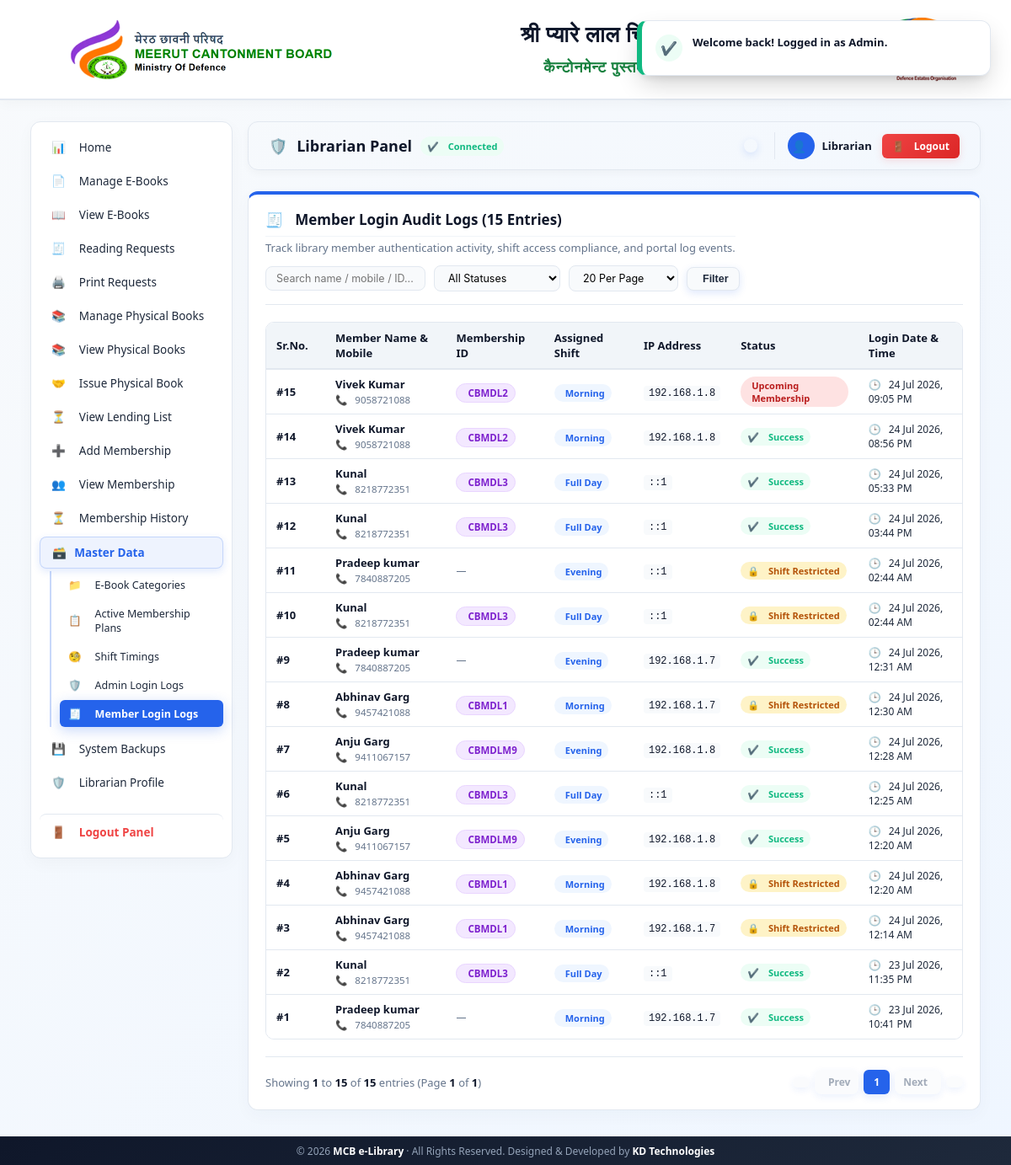
Page /?action=admin&tab=member_login_logs (signed in) on the committed database.
### tables this page shows
CREATE TABLE IF NOT EXISTS `member_login_logs` (
  `id` int(11) NOT NULL AUTO_INCREMENT PRIMARY KEY,
  `member_id` int(11) DEFAULT NULL,
  `mobile` varchar(20) NOT NULL,
  `member_name` varchar(100) DEFAULT NULL,
  `shift` varchar(50) DEFAULT NULL,
  `ip_address` varchar(45) NOT NULL,
  `user_agent` varchar(255) DEFAULT NULL,
  `status` varchar(50) NOT NULL DEFAULT 'Success',
  `login_at` timestamp NULL DEFAULT current_timestamp()
);

CREATE TABLE `members` (
  `id` int(11) NOT NULL,
  `membership_id` varchar(30) NOT NULL,
  `name` varchar(150) NOT NULL,
  `gender` enum('Male','Female','Other') DEFAULT 'Male',
  `guardian_name` varchar(150) NOT NULL,
  `mobile` varchar(20) NOT NULL,
  `password` varchar(255) NOT NULL,
  `email` varchar(150) DEFAULT NULL,
  `address` text NOT NULL,
  `aadhar_no` varchar(30) NOT NULL,
  `duration` enum('Yearly','Half Yearly','Quarterly','Monthly','Daily') NOT NULL,
  `shift` varchar(50) DEFAULT 'Both',
  `start_date` date NOT NULL,
  `end_date` date NOT NULL,
  `membership_fee` varchar(50) NOT NULL,
  `payment_id` varchar(150) NOT NULL,
  `created_at` timestamp NULL DEFAULT current_timestamp(),
  `is_active` tinyint(1) DEFAULT 1,
  `membership_plan_id` int(11) DEFAULT NULL,
  `approved` tinyint(1) DEFAULT 1
);

### config.php (called while the page is built, shortened)
<?php
function e($v){ return htmlspecialchars((string)$v, ENT_QUOTES, 'UTF-8'); }
?>

### app/views/admin/member_login_logs.php (the view, shortened to what this page needs)
<?php
$statusFilter = $_GET['status'] ?? 'all';
$searchQuery = trim($_GET['search'] ?? '');
$page = max(1, (int)($_GET['page'] ?? 1));
$limit = max(5, min(100, (int)($_GET['limit'] ?? 20)));
$where = [];
$whereSql = !empty($where) ? "WHERE " . implode(' AND ', $where) : "";
$countRes = $db->query("SELECT COUNT(*) c FROM member_login_logs lg LEFT JOIN members m ON m.id = lg.member_id $whereSql");
$totalLogs = (int)($countRes ? ($countRes->fetch_assoc()['c'] ?? 0) : 0);
$totalPages = max(1, (int)ceil($totalLogs / $limit));
$offset = ($page - 1) * $limit;
$logsQuery = $db->query("SELECT lg.*, m.membership_id FROM member_login_logs lg LEFT JOIN members m ON m.id = lg.member_id $whereSql ORDER BY lg.id DESC LIMIT $limit OFFSET $offset");
?>
<div class="card" style="border-top: 4px solid var(--primary);">
    <div style="display:flex; align-items:center; justify-content:space-between; flex-wrap:wrap; gap:12px; margin-bottom:20px; border-bottom:1px solid var(--border-color); padding-bottom:15px;">
        <div>
            <h3 style="margin:0; color:var(--navy-dark); display:flex; align-items:center; gap:8px;">
                <i class="fa-solid fa-users-rectangle" style="color:var(--primary);"></i> Member Login Audit Logs (<?= $totalLogs ?> Entries)
            </h3>
            <p style="font-size:13px; color:var(--text-muted); margin:4px 0 0 0;">
                Track library member authentication activity, shift access compliance, and portal log events.
            </p>
        </div>
        <form method="get" action="" style="display:flex; gap:10px; align-items:center; margin:0; flex-wrap:wrap;">
            <input type="text" name="search" value="<?= e($searchQuery) ?>" placeholder="Search name / mobile / ID..." style="margin:0; padding:6px 12px; font-size:12.5px; width:190px;">
            <select name="status" onchange="this.form.submit()" style="margin:0; padding:6px 12px; font-size:12.5px; width:150px;">
                <option value="all" <?= $statusFilter === 'all' ? 'selected' : '' ?>>All Statuses</option>
            </select>
            <select name="limit" onchange="this.form.submit()" style="margin:0; padding:6px 12px; font-size:12.5px; width:130px;" title="Entries Per Page">
                <option value="20" <?= $limit == 20 ? 'selected' : '' ?>>20 Per Page</option>
            </select>
            <button type="submit" class="btn btn-secondary" style="padding:6px 12px; font-size:12.5px; background:var(--bg-slate); border:1px solid var(--border-color); color:var(--text-dark);">
                <i class="fa-solid fa-filter"></i> Filter
            </button>
        </form>
    </div>
    <div class="table-responsive">
        <table>
            <thead>
                <tr>
                    <th style="width:70px;">Sr.No.</th>
                    <th>Member Name & Mobile</th>
                    <th>Membership ID</th>
                    <th>Assigned Shift</th>
                    <th>IP Address</th>
                    <th>Status</th>
                    <th>Login Date & Time</th>
                </tr>
            </thead>
            <tbody>
                <?php if ($logsQuery && $logsQuery->num_rows > 0): ?>
                    <?php while ($log = $logsQuery->fetch_assoc()): ?>
                        <tr>
                            <td><strong>#<?= $log['id'] ?></strong></td>
                            <td>
                                <strong style="color:var(--navy-dark); display:block; font-size:13px;"><?= e($log['member_name'] ?: 'Unknown User') ?></strong>
                                <span style="font-size:11.5px; color:var(--text-muted);"><i class="fa-solid fa-phone" style="font-size:10px;"></i> <?= e($log['mobile']) ?></span>
                            </td>
                            <td>
                                <?php if (!empty($log['membership_id'])): ?>
                                    <span class="badge badge-purple" style="font-size:11.5px; font-weight:700; padding:3px 8px; background:#f3e8ff; color:#7e22ce; border:1px solid #e9d5ff;"><i class="fa-solid fa-id-card"></i> <?= e($log['membership_id']) ?></span>
                                <?php else: ?>
                                    <span style="color:var(--text-muted); font-size:12px;">—</span>
                                <?php endif; ?>
                            </td>
                            <td>
                                <?php
                                $shiftDisp = ($log['shift'] === 'Both' || $log['shift'] === 'both' || empty($log['shift'])) ? 'Full Day' : $log['shift'];
                                ?>
                                <span class="badge badge-blue" style="font-size:11px; padding:3px 8px;">
                                    <i class="fa-solid fa-sun"></i> <?= e($shiftDisp) ?>
                                </span>
                            </td>
                            <td><code style="background:var(--bg-slate); padding:2px 6px; border-radius:4px; font-size:12px; font-family:monospace; color:var(--navy-dark);"><?= e($log['ip_address']) ?></code></td>
                            <td>
                                <?php
                                $st = $log['status'];
                                if ($st === 'Success') {
                                    echo '<span class="badge badge-green" style="font-size:11px; padding:3px 8px;"><i class="fa-solid fa-circle-check"></i> Success</span>';
                                } elseif ($st === 'Shift Restricted') {
                                    echo '<span class="badge" style="background:#fef3c7; color:#b45309; font-size:11px; padding:3px 8px;"><i class="fa-solid fa-lock"></i> Shift Restricted</span>';
                                } else {
                                    echo '<span class="badge badge-orange" style="font-size:11px; padding:3px 8px; background:#fee2e2; color:#b91c1c;"><i class="fa-solid fa-triangle-exclamation"></i> ' . e($st) . '</span>';
                                }
                                ?>
                            </td>
                            <td style="font-size:12px; color:var(--text-color);">
                                <i class="fa-solid fa-clock" style="color:var(--text-muted); margin-right:4px;"></i> <?= date('d M Y, h:i A', strtotime($log['login_at'])) ?>
                            </td>
                        </tr>
                    <?php endwhile; ?>
                <?php endif; ?>
            </tbody>
        </table>
    </div>
    <?php $qSuffix = '&status=' . urlencode($statusFilter) . '&search=' . urlencode($searchQuery) . '&limit=' . $limit; ?>
    <div class="pagination-container" style="display:flex; justify-content:space-between; align-items:center; margin-top:20px; flex-wrap:wrap; gap:15px; border-top:1px solid var(--border-color); padding-top:15px;">
        <div style="font-size:13px; color:var(--text-muted);">
            <?php if ($totalLogs > 0): ?>
                Showing <strong><?= $offset + 1 ?></strong> to <strong><?= min($offset + $limit, $totalLogs) ?></strong> of <strong><?= $totalLogs ?></strong> entries (Page <strong><?= $page ?></strong> of <strong><?= $totalPages ?></strong>)
            <?php else: ?>
                Showing <strong>0</strong> entries
            <?php endif; ?>
        </div>
        <div class="pagination" style="display:flex; align-items:center; gap:6px;">
            <?php if ($page > 1): ?>
                <a href="?action=admin&tab=member_login_logs&page=1<?= $qSuffix ?>" class="btn" style="padding:6px 10px; background:var(--bg-slate); color:var(--text-color); font-size:12px; display:inline-flex; align-items:center;" title="First Page"><i class="fa-solid fa-angles-left"></i></a>
                <a href="?action=admin&tab=member_login_logs&page=<?= $page - 1 ?><?= $qSuffix ?>" class="btn" style="padding:6px 10px; background:var(--bg-slate); color:var(--text-color); font-size:12px; display:inline-flex; align-items:center; gap:4px;" title="Previous Page"><i class="fa-solid fa-angle-left"></i> Prev</a>
            <?php else: ?>
                <span class="btn disabled" style="padding:6px 10px; background:var(--bg-slate); color:var(--text-muted); font-size:12px; cursor:not-allowed; opacity:0.6;"><i class="fa-solid fa-angles-left"></i></span>
                <span class="btn disabled" style="padding:6px 10px; background:var(--bg-slate); color:var(--text-muted); font-size:12px; cursor:not-allowed; opacity:0.6;"><i class="fa-solid fa-angle-left"></i> Prev</span>
            <?php endif; ?>
            <?php
            $startP = max(1, $page - 2);
            $endP = min($totalPages, $page + 2);
            for ($i = $startP; $i <= $endP; $i++):
            ?>
                <?php if ($i == $page): ?>
                    <span class="btn" style="padding:6px 12px; background:var(--primary); color:white; font-size:12px; font-weight:700; border-radius:6px;"><?= $i ?></span>
                <?php else: ?>
                    <a href="?action=admin&tab=member_login_logs&page=<?= $i ?><?= $qSuffix ?>" class="btn" style="padding:6px 12px; background:var(--bg-slate); color:var(--text-color); font-size:12px; border-radius:6px;"><?= $i ?></a>
                <?php endif; ?>
            <?php endfor; ?>
            <?php if ($page < $totalPages): ?>
                <a href="?action=admin&tab=member_login_logs&page=<?= $page + 1 ?><?= $qSuffix ?>" class="btn" style="padding:6px 10px; background:var(--bg-slate); color:var(--text-color); font-size:12px; display:inline-flex; align-items:center; gap:4px;" title="Next Page">Next <i class="fa-solid fa-angle-right"></i></a>
                <a href="?action=admin&tab=member_login_logs&page=<?= $totalPages ?><?= $qSuffix ?>" class="btn" style="padding:6px 10px; background:var(--bg-slate); color:var(--text-color); font-size:12px; display:inline-flex; align-items:center;" title="Last Page"><i class="fa-solid fa-angles-right"></i></a>
            <?php else: ?>
                <span class="btn disabled" style="padding:6px 10px; background:var(--bg-slate); color:var(--text-muted); font-size:12px; cursor:not-allowed; opacity:0.6;">Next <i class="fa-solid fa-angle-right"></i></span>
                <span class="btn disabled" style="padding:6px 10px; background:var(--bg-slate); color:var(--text-muted); font-size:12px; cursor:not-allowed; opacity:0.6;"><i class="fa-solid fa-angles-right"></i></span>
            <?php endif; ?>
        </div>
    </div>
</div>

### app/views/layout/header.php (style rules this page uses)
:root { --primary: #2563eb; --primary-hover: #1d4ed8; --bg-slate: #f8fafc; --bg-card: #ffffff; --navy-dark: #0f172a; --navy-light: #1e293b; --text-dark: #1e293b; --text-muted: #64748b; --border-color: #e2e8f0; --accent-green: #10b981; --accent-red: #ef4444; --accent-orange: #f59e0b; }
* { box-sizing: border-box; transition: all 0.2s ease-in-out; }
body { margin: 0; font-family: system-ui, -apple-system, "Segoe UI", Roboto, Helvetica, Arial, sans-serif; background: linear-gradient(135deg, #f8fafc, #eff6ff); color: var(--text-dark); min-height: 100vh; display: flex; flex-direction: column; }
h1, h2, h3, h4, strong { font-family: system-ui, -apple-system, "Segoe UI", Roboto, Helvetica, Arial, sans-serif; color: var(--navy-dark); }
.card { background: var(--bg-card); padding: 18px 20px; border-radius: 12px; border: 1px solid var(--border-color); box-shadow: 0 6px 20px rgba(22, 52, 91, 0.03); margin-bottom: 16px; position: relative; overflow: hidden; }
.card::before { content: ''; position: absolute; top: 0; left: 0; width: 100%; height: 4px; background: linear-gradient(90deg, var(--primary), #60a5fa); opacity: 0; }
.card h3 { margin-top: 0; font-size: 17px; font-weight: 600; border-bottom: 1px solid #f1f5f9; padding-bottom: 8px; margin-bottom: 14px; display: flex; align-items: center; gap: 8px; }
input, select, textarea { width: 100%; padding: 8px 12px; margin: 4px 0 12px 0; border: 1px solid var(--border-color); border-radius: 8px; background-color: #f8fafc; font-family: 'Inter', sans-serif; font-size: 13.5px; }
button, .btn { background: linear-gradient(135deg, var(--primary), var(--primary-hover)); color: white; border: 0; padding: 8px 18px; border-radius: 8px; font-weight: 600; cursor: pointer; text-decoration: none; display: inline-flex; align-items: center; justify-content: center; gap: 6px; font-size: 13px; box-shadow: 0 3px 10px rgba(37, 99, 235, 0.15); }
.table-responsive { overflow-x: auto; border-radius: 10px; border: 1px solid var(--border-color); margin-top: 10px; }
table { width: 100%; border-collapse: collapse; font-size: 13px; background: #ffffff; }
th { background: #f1f5f9; color: var(--navy-dark); font-weight: 600; padding: 9px 12px; text-align: left; border-bottom: 2px solid var(--border-color); }
td { padding: 8px 12px; border-bottom: 1px solid var(--border-color); color: var(--text-dark); }
tr:last-child td { border-bottom: none; }
.badge { display: inline-flex; align-items: center; padding: 5px 12px; border-radius: 30px; font-size: 12px; font-weight: 600; gap: 5px; }
.badge-green { background: #ecfdf5; color: var(--accent-green); }
.badge-orange { background: #fffbeb; color: var(--accent-orange); }
.badge-blue { background: #eff6ff; color: var(--primary); }

### rows in the picture
member_login_logs: id "15", member_name "Vivek Kumar", mobile "9058721088", member.membership_id "CBMDL2", shift "Morning", ip_address "192.168.1.8", status "Upcoming Membership", login_at "24 Jul 2026, 09:05 PM"
member_login_logs: id "14", member_name "Vivek Kumar", mobile "9058721088", member.membership_id "CBMDL2", shift "Morning", ip_address "192.168.1.8", status "Success", login_at "24 Jul 2026, 08:56 PM"
member_login_logs: id "13", member_name "Kunal", mobile "8218772351", member.membership_id "CBMDL3", shift "Full Day", ip_address "::1", status "Success", login_at "24 Jul 2026, 05:33 PM"
member_login_logs: id "12", member_name "Kunal", mobile "8218772351", member.membership_id "CBMDL3", shift "Full Day", ip_address "::1", status "Success", login_at "24 Jul 2026, 03:44 PM"
member_login_logs: id "11", member_name "Pradeep kumar", mobile "7840887205", shift "Evening", ip_address "::1", status "Shift Restricted", login_at "24 Jul 2026, 02:44 AM"
member_login_logs: id "10", member_name "Kunal", mobile "8218772351", member.membership_id "CBMDL3", shift "Full Day", ip_address "::1", status "Shift Restricted", login_at "24 Jul 2026, 02:44 AM"
member_login_logs: id "9", member_name "Pradeep kumar", mobile "7840887205", shift "Evening", ip_address "192.168.1.7", status "Success", login_at "24 Jul 2026, 12:31 AM"
member_login_logs: id "8", member_name "Abhinav Garg", mobile "9457421088", member.membership_id "CBMDL1", shift "Morning", ip_address "192.168.1.7", status "Shift Restricted", login_at "24 Jul 2026, 12:30 AM"
member_login_logs: id "7", member_name "Anju Garg", mobile "9411067157", member.membership_id "CBMDLM9", shift "Evening", ip_address "192.168.1.8", status "Success", login_at "24 Jul 2026, 12:28 AM"
member_login_logs: id "6", member_name "Kunal", mobile "8218772351", member.membership_id "CBMDL3", shift "Full Day", ip_address "::1", status "Success", login_at "24 Jul 2026, 12:25 AM"
member_login_logs: id "5", member_name "Anju Garg", mobile "9411067157", member.membership_id "CBMDLM9", shift "Evening", ip_address "192.168.1.8", status "Success", login_at "24 Jul 2026, 12:20 AM"
member_login_logs: id "4", member_name "Abhinav Garg", mobile "9457421088", member.membership_id "CBMDL1", shift "Morning", ip_address "192.168.1.8", status "Shift Restricted", login_at "24 Jul 2026, 12:20 AM"
member_login_logs: id "3", member_name "Abhinav Garg", mobile "9457421088", member.membership_id "CBMDL1", shift "Morning", ip_address "192.168.1.7", status "Shift Restricted", login_at "24 Jul 2026, 12:14 AM"
member_login_logs: id "2", member_name "Kunal", mobile "8218772351", member.membership_id "CBMDL3", shift "Full Day", ip_address "::1", status "Success", login_at "23 Jul 2026, 11:35 PM"
member_login_logs: id "1", member_name "Pradeep kumar", mobile "7840887205", shift "Morning", ip_address "192.168.1.7", status "Success", login_at "23 Jul 2026, 10:41 PM"

### other values in the picture
$_SESSION['admin_user'] "Librarian"
$totalLogs "15"
$offset + 1 "1"
min($offset + $limit, $totalLogs) "15"
$page "1"
$totalPages "1"
